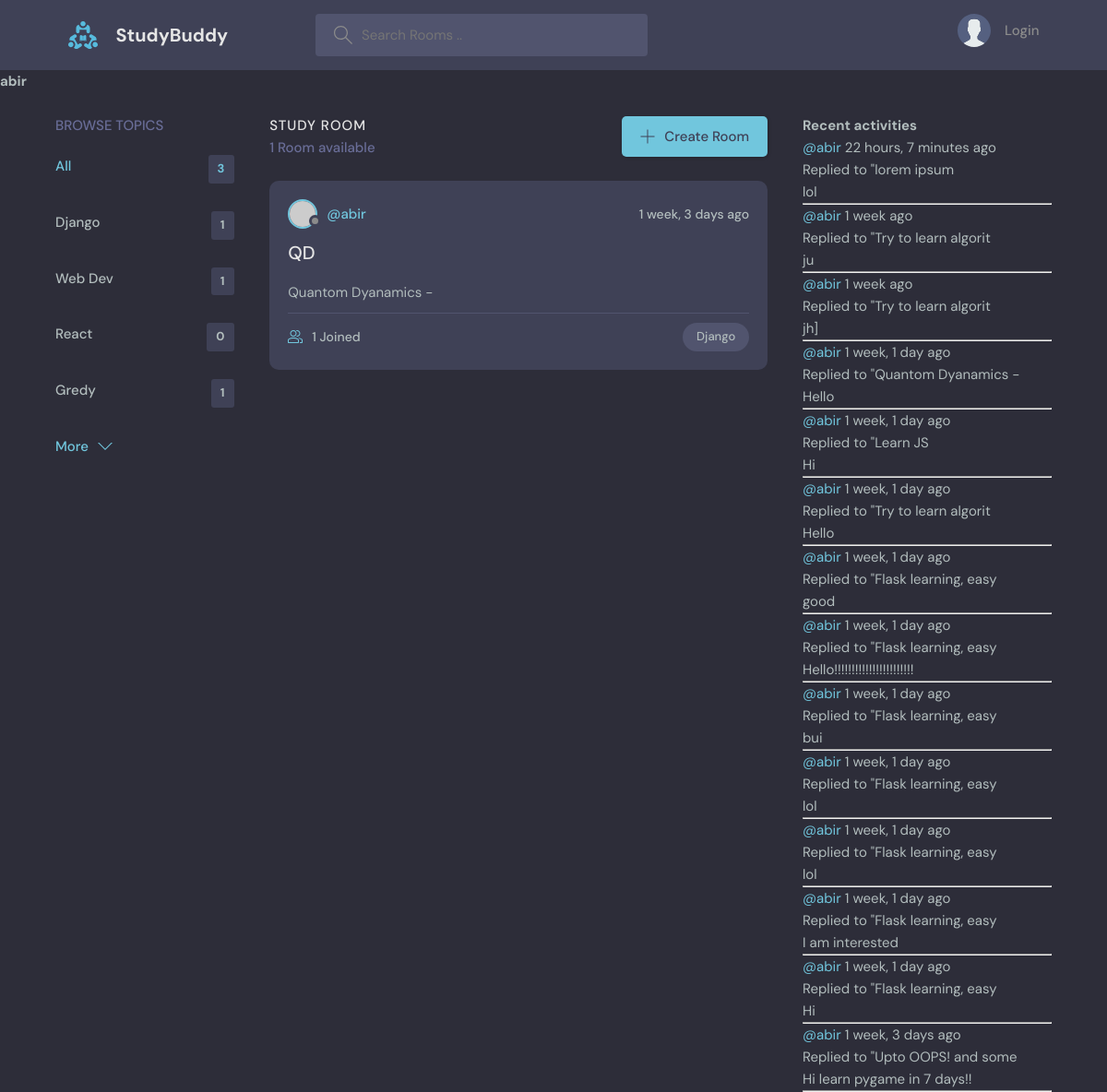
The page /profile/1/?q=Django on the database its author committed.
### bas/models.py (models this page shows)
class Topic(models.Model):
    name = models.CharField(max_length=200)
    def __str__(self):
        return self.name

class Room(models.Model):
    host = models.ForeignKey(User, on_delete=models.SET_NULL, null=True)
    topic = models.ForeignKey(Topic, on_delete=models.SET_NULL, null=True)
    name = models.CharField(max_length=100)
    description = models.TextField(null=True, blank=True)
    participants = models.ManyToManyField(User, related_name='participants', blank=True)
    updated = models.DateTimeField(auto_now=True)
    created = models.DateTimeField(auto_now_add=True)
    class Meta:
        ordering = ['-updated', '-created']
    def __str__(self):
        return self.description[:20]

class Message(models.Model):
    user = models.ForeignKey(User, on_delete=models.CASCADE)
    room = models.ForeignKey(Room, on_delete=models.CASCADE)
    body = models.TextField()
    updated = models.DateTimeField(auto_now=True)
    created = models.DateTimeField(auto_now_add=True)
    def __str__(self):
        return self.body[:50]
    class Meta:
        ordering = ['-updated', '-created']

### bas/views.py (the view)
# urls.py: path('profile/<str:pk>/', views.userProfile, name="userProfile"),
def userProfile(request, pk):
    user = User.objects.get(id=pk)
    q = request.GET.get('q') if request.GET.get('q')!=None else ''
    rooms = Room.objects.filter(
        Q(host__username=user.username) &
        (Q(topic__name__icontains=q) |
        Q(name__icontains=q) |
        Q(description__icontains=q) |
        Q(host__username__icontains=q))
    )
    messg = user.message_set.all()
    topics = Topic.objects.all()
    Topics = []
    for topic in topics:
        cnt = Room.objects.filter(
        Q(host__username=user.username) & Q(topic__name=topic.name)).count
        Topics.append({'topic' : topic, 'count' : cnt})
    context = {"user" : user, 'Rooms' : rooms, 'Messages' : messg, 'Topics' : Topics,
               'total_room' : Room.objects.filter(host__username=user.username).count, }
    return render(request, 'bas/profile.html', context)

### bas/templates/bas/profile.html
{% extends 'main.html' %}
{% block content %}
<div>
    <h1>{{user.username}}</h1>
</div>
<main class="layout layout--3">
<div class="container">
    <div>
        {% url 'userProfile' user.id as the_url %}
        {% include 'bas/topics.html' with link=the_url %}
    </div>
    <div>
        {%include 'bas/feed.html' %}
    </div>
    <div>
        {% include 'bas/activity.html' %}
    </div>
</div>
</main>
{% endblock %}

### bas/templates/bas/topics.html
<div class="topics">
    <div class="topics__header">
        <h2>Browse Topics</h2>
    </div>
    <ul class="topics__list">
        <li>
        <a href="{{link}}" class="active">All <span>{{total_room}}</span></a>
        </li>
        {% for topic in Topics %}
        <li>
        <a href="{{link}}?q={{topic.topic.name}}">{{topic.topic.name}}
            <span>{{topic.count}}</span></a>
        </li>
        {% endfor %}
    </ul>
    <a class="btn btn--link" href="topics.html">
        More
        <svg version="1.1" xmlns="http://www.w3.org/2000/svg" width="32" height="32" viewBox="0 0 32 32">
        <title>chevron-down</title>
        <path d="M16 21l-13-13h-3l16 16 16-16h-3l-13 13z"></path>
        </svg>
    </a>
</div>

### bas/templates/bas/feed.html (shortened to what this page needs)
<div class="roomList">
    <div class="roomList__header">
      <div>
        <h2>Study Room</h2>
        <p>{{Rooms.count}} Room{% if Rooms.count > 1 %}s{% endif %} available</p>
      </div>
      <a class="btn btn--main" href="{% url 'createRoom' %}">
        <svg version="1.1" xmlns="http://www.w3.org/2000/svg" width="32" height="32" viewBox="0 0 32 32">
          <title>add</title>
          <path
            d="M16.943 0.943h-1.885v14.115h-14.115v1.885h14.115v14.115h1.885v-14.115h14.115v-1.885h-14.115v-14.115z"
          ></path>
        </svg>
        Create Room
      </a>
    </div>
    {% for room in Rooms%}
    <div class="roomListRoom">
      <div class="roomListRoom__header">
        <a href="{% url 'userProfile' room.host.id %}" class="roomListRoom__author">
          <div class="avatar avatar--small">
            <img src="https://randomuser.me/api/portraits/women/11.jpg" />
          </div>
          <span>@{{room.host.username}}</span>
        </a>
        <div class="roomListRoom__actions">
          <span>{{room.updated|timesince}} ago</span>
        </div>
      </div>
      <div class="roomListRoom__content">
        <a href="{% url 'Room' room.id %}">{{room.name}}</a>
        <p>
          {{room}}
        </p>
      </div>
      <div class="roomListRoom__meta">
        <a href="{% url 'Room' room.id %}" class="roomListRoom__joined">
          {{room.participants.count}} Joined
        </a>
        <p class="roomListRoom__topic">{{room.topic}}</p>
      </div>
    </div>
    {% endfor %}
  </div>

### bas/templates/bas/activity.html
<h3>Recent activities</h3>
{% for m in Messages %}
<div>
    <small><a href="{% url 'userProfile' m.user.id %}">@{{m.user}}</a> {{m.created|timesince}} ago</small>
    <br>
    <small>Replied to "{{m.room}}</small>
    <br>
    <span>{{m}}</span>
    <hr>
</div>
{% endfor %}

### static/styles/style.css (style rules this page uses)
:root { --color-main: #71c6dd; --color-main-light: #e1f6fb; --color-dark: #3f4156; --color-dark-medium: #51546e; --color-dark-light: #696d97; --color-light: #e5e5e5; --color-gray: #8b8b8b; --color-light-gray: #b2bdbd; --color-bg: #2d2d39; --color-success: #5dd693; --color-error: #fc4b0b; }
* { font-family: "DM Sans", -apple-system, BlinkMacSystemFont, "Segoe UI", Roboto, Oxygen, Ubuntu, Cantarell, "Open Sans", "Helvetica Neue", sans-serif; margin: 0; padding: 0; box-sizing: border-box; text-rendering: optimizeLegibility; font-size: inherit; }
html { font-size: 56.25%; }
@media only screen and (min-width: 1200px) { html { font-size: 62.5%; } }
body { line-height: 1.6; font-weight: 400; font-size: 1.5rem; color: var(--color-light-gray); background-color: var(--color-bg); min-height: 100vh; }
img { width: 100%; }
a { display: inline-block; color: var(--color-main); text-decoration: none; }
.container { max-width: 120rem; width: 90%; margin: auto; }
.btn { background-color: transparent; border: none; display: inline-flex; align-items: center; gap: 1rem; cursor: pointer; transition: all ease-in-out 0.3s; padding: 1rem 2rem; border-radius: 5px; box-shadow: 1px 1px 3px 1px rgba(0, 0, 0, 0.15); font-weight: 500; }
.btn--link { border-radius: 0; padding: 0; color: var(--color-main); box-shadow: none; }
.btn--main { background-color: var(--color-main); color: var(--color-dark); }
.btn > svg { fill: currentColor; width: 1.6rem; height: 1.6rem; }
.avatar { position: relative; display: inline-block; border-radius: 50%; border: 2px solid var(--color-main); }
.avatar img { display: block; border-radius: 50%; object-fit: cover; object-position: center; }
.avatar::after { content: ""; display: block; position: absolute; background-color: var(--color-gray); z-index: 111; border-radius: 50%; border: 0.3rem solid var(--color-dark); }
.avatar.avatar--small img { width: 2.8rem; height: 2.8rem; }
.avatar.avatar--small:after { width: 0.7rem; height: 0.7rem; bottom: 0px; right: -6px; }
.layout { margin-top: 2.4rem; }
.layout > .container { display: flex; justify-content: space-between; align-items: flex-start; }
.layout--3 > .container > div:first-child { flex-basis: 18%; max-width: 22.5rem; }
.layout--3 > .container > div:nth-child(2) { flex-basis: 50%; }
.layout--3 > .container > div:last-child { flex-basis: 25%; }
.topics__header { margin-bottom: 2rem; }
.topics__header h2 { text-transform: uppercase; font-weight: 500; color: var(--color-dark-light); }
.topics__list { list-style: none; }
.topics__list li a { display: flex; justify-content: space-between; margin-bottom: 3rem; font-weight: 500; color: var(--color-light-gray); transition: all 0.3s ease-in-out; }
.topics__list li a.active, .topics__list li a:hover { color: var(--color-main); }
.topics__list li a span { padding: 0.5rem 1rem; background-color: var(--color-dark); border-radius: 3px; font-size: 1.3rem; font-weight: 700; letter-spacing: 1px; }
.roomList__header { display: flex; justify-content: space-between; align-items: center; margin-bottom: 2.4rem; }
.roomList__header h2 { text-transform: uppercase; font-weight: 500; color: var(--color-light); letter-spacing: 1px; }
.roomList__header p { font-weight: 500; color: var(--color-dark-light); }
.roomListRoom { margin-bottom: 2.4rem; background-color: var(--color-dark); border-radius: 1rem; padding: 2rem; }
.roomListRoom__header { display: flex; justify-content: space-between; align-items: center; }
.roomListRoom__author { font-weight: 500; display: flex; align-items: center; gap: 1rem; }
.roomListRoom__actions { display: flex; align-items: flex-start; gap: 1rem; position: relative; }
.roomListRoom__actions span { font-size: 1.4rem; font-weight: 500; }
.roomListRoom__content { margin: 1rem 0; }
.roomListRoom__content a { font-size: 2rem; font-weight: 500; margin-bottom: 1.5rem; color: var(--color-light); transition: all 0.3s ease-in-out; }
.roomListRoom__meta { border-top: 1px solid var(--color-dark-medium); padding-top: 1rem; display: flex; align-items: center; justify-content: space-between; }
.roomListRoom__joined { color: var(--color-light-gray); display: flex; align-items: center; gap: 1rem; font-size: 1.4rem; font-weight: 500; }
.roomListRoom__joined svg { fill: var(--color-main); width: 1.6rem; height: 1.6rem; }
.roomListRoom__topic { padding: 5px 1.5rem; background-color: var(--color-dark-medium); border-radius: 5rem; font-weight: 500; font-size: 1.3rem; }

### rows shown on the page
Topic: topic.name "Django", count "1"
Topic: topic.name "Web Dev", count "1"
Topic: topic.name "React", count "0"
Topic: topic.name "Gredy", count "1"
Room: host.username "abir", updated "1 week, 3 days", name "QD", description "Quantom Dyanamics -", participants.count "1", topic "Django"
Message: user "abir", created "22 hours, 7 minutes", room "lorem ipsum", body "lol"
Message: user "abir", created "1 week", room "Try to learn algorit", body "ju"
Message: user "abir", created "1 week", room "Try to learn algorit", body "jh]"
Message: user "abir", created "1 week, 1 day", room "Quantom Dyanamics -", body "Hello"
Message: user "abir", created "1 week, 1 day", room "Learn JS", body "Hi"
Message: user "abir", created "1 week, 1 day", room "Try to learn algorit", body "Hello"
Message: user "abir", created "1 week, 1 day", room "Flask learning, easy", body "good"
Message: user "abir", created "1 week, 1 day", room "Flask learning, easy", body "Hello!!!!!!!!!!!!!!!!!!!!!!!"
Message: user "abir", created "1 week, 1 day", room "Flask learning, easy", body "bui"
Message: user "abir", created "1 week, 1 day", room "Flask learning, easy", body "lol"
Message: user "abir", created "1 week, 1 day", room "Flask learning, easy", body "lol"
Message: user "abir", created "1 week, 1 day", room "Flask learning, easy", body "I am interested"
Message: user "abir", created "1 week, 1 day", room "Flask learning, easy", body "Hi"
Message: user "abir", created "1 week, 3 days", room "Upto OOPS! and some", body "Hi learn pygame in 7 days!!"

### other values the page prints
{{ user.username }} "abir"
{{ total_room }} "3"
{{ Rooms.count }} "1"
